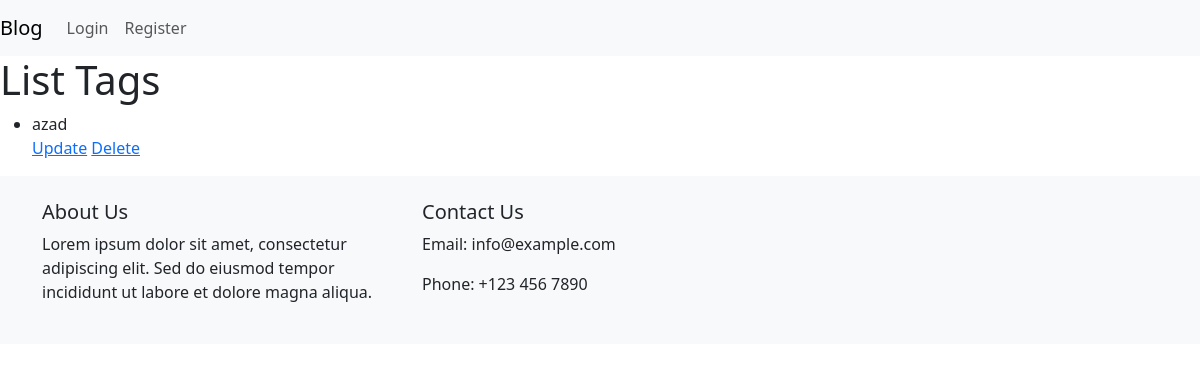
/list_tags/, run on an earlier commit of the app's database.
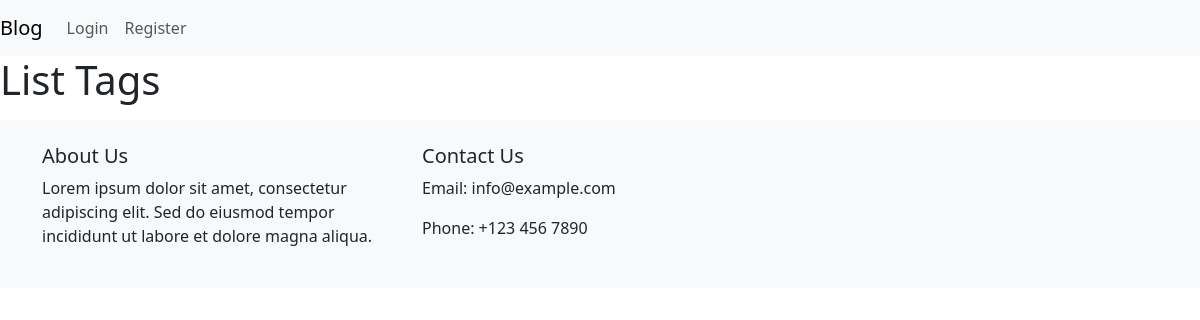
And on a later commit of the database.
### posts/models.py (models this page shows, shortened)
class Tag(models.Model):
    tag_name = models.CharField(max_length=255, unique=True)

### posts/views.py (the view)
# urls.py: path('list_tags/', views.list_tags, name='list_tags'),
def list_tags(request):
    tags = Tag.objects.all()
    return render(request, 'list_tags.html', {'tags': tags})

### templates/list_tags.html
    {% extends "base.html" %}
{% block content %}
    <h1>List Tags</h1>
    <ul>
        {% for tag in tags %}
            <li>{{ tag.tag_name }}</li>
            <a href="{% url 'update_tag' tag.id %}">Update</a>
            <a href="{% url 'delete_tag' tag.id %}">Delete</a>
        {% endfor %}
    </ul>
{% endblock content %}

What changed in the data, as far as the page shows it:
removed Tag: tag_name "azad"
